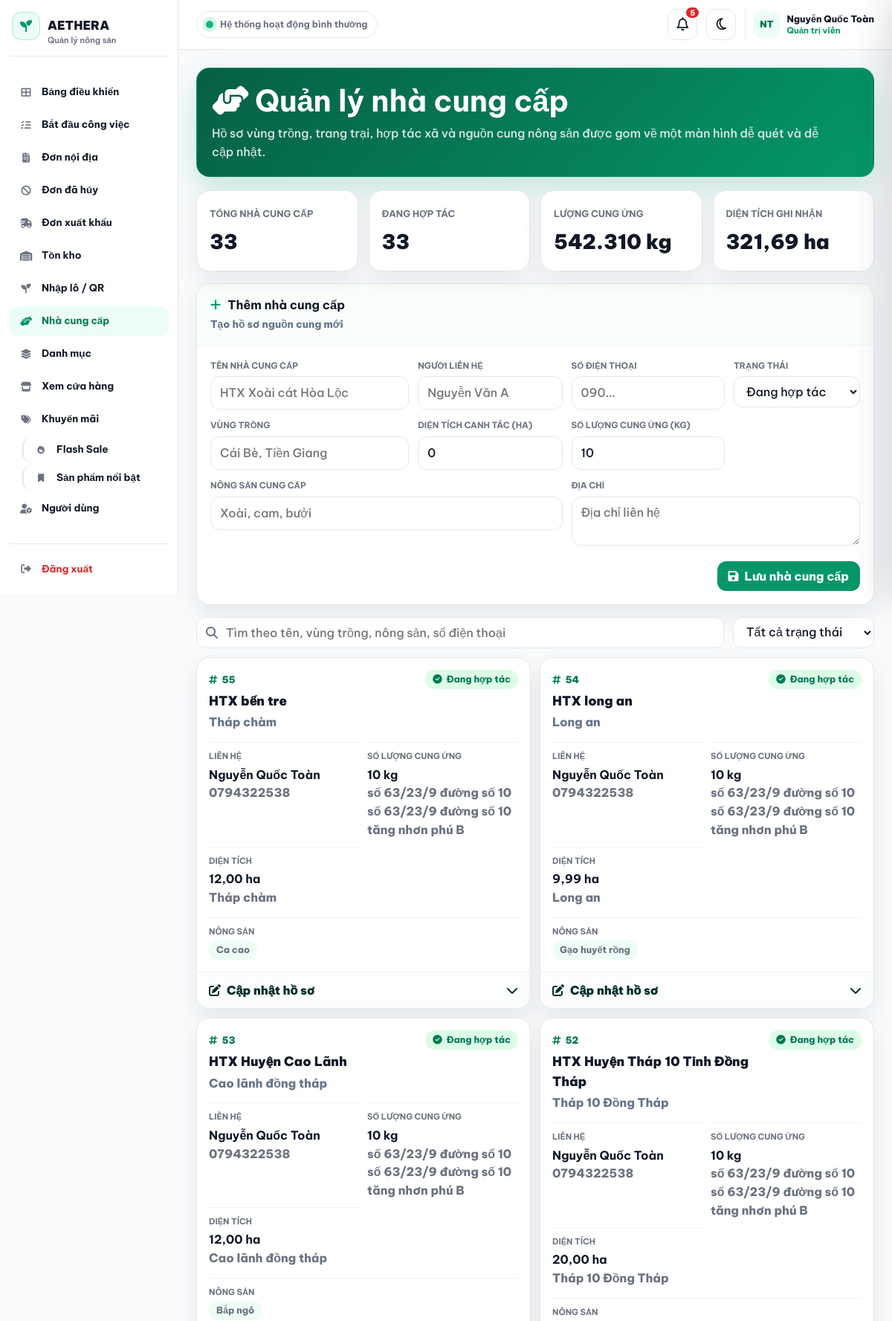
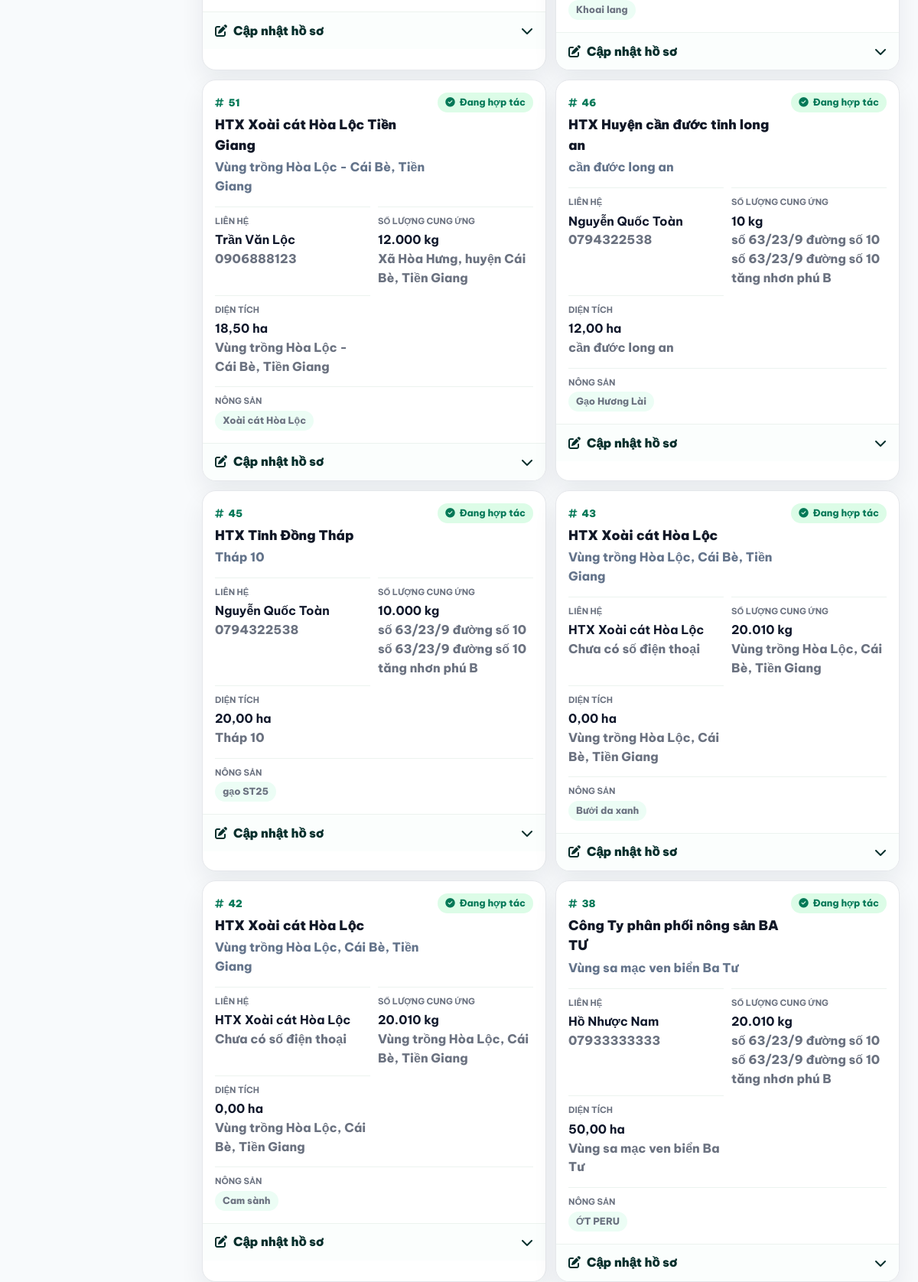
The app's page /admin/suppliers (signed in, upper part) with its own data (2 pictures, top to bottom).
### tables this page shows
CREATE TABLE `supplier` (
  `id` int NOT NULL AUTO_INCREMENT,
  `name` varchar(255) DEFAULT NULL,
  `phone` varchar(50) DEFAULT NULL,
  `address` text,
  `contact_person` varchar(150) DEFAULT NULL,
  `farm_location` varchar(255) DEFAULT NULL,
  `cultivation_area` decimal(10,2) DEFAULT '0.00',
  `products` text,
  `supply_quantity_kg` decimal(12,2) DEFAULT '10.00',
  `status` varchar(30) DEFAULT 'active',
  `created_at` timestamp NULL DEFAULT CURRENT_TIMESTAMP,
  PRIMARY KEY (`id`)
);

### app/views/admin/suppliers.php (the view, shortened to what the rows shown need)
<?php
$suppliers = $suppliers ?? [];
function supplierStatusMeta($status): array
{
    return match ($status ?? 'active') {
        'pending' => ['Chờ duyệt', 'pending', 'fa-clock'],
        'inactive' => ['Tạm ngưng', 'inactive', 'fa-circle-pause'],
        default => ['Đang hợp tác', 'active', 'fa-circle-check'],
    };
}
function supplierValue($value, string $fallback = 'Chưa cập nhật'): string
{
    $value = trim((string)($value ?? ''));
    return $value !== '' ? $value : $fallback;
}
?>
<div class="supplier-page">
    <div class="supplier-head">
        <div class="supplier-hero">
            <div>
                <h1><i class="fa-solid fa-handshake-angle me-2"></i>Quản lý nhà cung cấp</h1>
            </div>
        </div>
    </div>
    <section class="supplier-list" id="supplierList">
        <?php foreach ($suppliers as $supplier): ?>
            <?php
                [$statusLabel, $statusClass, $statusIcon] = supplierStatusMeta($supplier->status ?? 'active');
                $products = array_values(array_filter(array_map('trim', preg_split('/[,;\\n]+/', (string)($supplier->products ?? '')))));
                $searchText = strtolower(trim(implode(' ', [
                    $supplier->name ?? '',
                    $supplier->phone ?? '',
                    $supplier->contact_person ?? '',
                    $supplier->farm_location ?? '',
                    $supplier->address ?? '',
                    $supplier->products ?? '',
                    $supplier->supply_quantity_kg ?? '',
                ])));
            ?>
            <article class="supplier-card" data-status="<?= htmlspecialchars($supplier->status ?? 'active') ?>" data-search="<?= htmlspecialchars($searchText) ?>">
                <div class="supplier-card-main">
                    <div class="supplier-title-row">
                        <div>
                            <span class="supplier-id"><i class="fa-solid fa-hashtag"></i><?= (int)$supplier->id ?></span>
                            <div class="supplier-title"><?= htmlspecialchars(supplierValue($supplier->name ?? '', 'Nhà cung cấp chưa đặt tên')) ?></div>
                            <div class="supplier-subtitle"><?= htmlspecialchars(supplierValue($supplier->farm_location ?? $supplier->address ?? '', 'Chưa cập nhật vùng trồng')) ?></div>
                        </div>
                        <span class="status-pill <?= htmlspecialchars($statusClass) ?>"><i class="fa-solid <?= htmlspecialchars($statusIcon) ?>"></i><?= htmlspecialchars($statusLabel) ?></span>
                    </div>
                    <div class="supplier-info-grid">
                        <div class="supplier-info">
                            <small>Liên hệ</small>
                            <strong><?= htmlspecialchars(supplierValue($supplier->contact_person ?? '', 'Chưa có người liên hệ')) ?></strong>
                            <span><?= htmlspecialchars(supplierValue($supplier->phone ?? '', 'Chưa có số điện thoại')) ?></span>
                        </div>
                        <div class="supplier-info">
                            <small>Số lượng cung ứng</small>
                            <strong><?= number_format((float)($supplier->supply_quantity_kg ?? 0), 0, ',', '.') ?> kg</strong>
                            <span><?= htmlspecialchars(supplierValue($supplier->address ?? '', 'Chưa cập nhật địa chỉ')) ?></span>
                        </div>
                        <div class="supplier-info">
                            <small>Diện tích</small>
                            <strong><?= number_format((float)($supplier->cultivation_area ?? 0), 2, ',', '.') ?> ha</strong>
                            <span><?= htmlspecialchars(supplierValue($supplier->farm_location ?? '', 'Chưa cập nhật vùng trồng')) ?></span>
                        </div>
                    </div>
                    <div class="supplier-info">
                        <small>Nông sản</small>
                        <?php if ($products): ?>
                            <div class="product-tags">
                                <?php foreach (array_slice($products, 0, 4) as $product): ?>
                                    <span class="product-tag"><?= htmlspecialchars($product) ?></span>
                                <?php endforeach; ?>
                            </div>
                        <?php else: ?>
                            <strong>Chưa cập nhật nông sản</strong>
                        <?php endif; ?>
                    </div>
                </div>
                <details class="supplier-edit">
                    <summary>
                        <span><i class="fa-solid fa-pen-to-square me-2"></i>Cập nhật hồ sơ</span>
                        <i class="fa-solid fa-chevron-down supplier-caret"></i>
                    </summary>
                </details>
            </article>
        <?php endforeach; ?>
    </section>
</div>

### records on screen
supplier: id "55", name "HTX bến tre", farm_location "Tháp chàm", statusLabel "Đang hợp tác", contact_person "Nguyễn Quốc Toàn", phone "0794322538", supply_quantity_kg "10", address "số 63/23/9 đường số 10 số 63/23/9 đường số 10 tăng nhơn phú B", cultivation_area "12,00", products "Ca cao"
supplier: id "54", name "HTX long an", farm_location "Long an", statusLabel "Đang hợp tác", contact_person "Nguyễn Quốc Toàn", phone "0794322538", supply_quantity_kg "10", address "số 63/23/9 đường số 10 số 63/23/9 đường số 10 tăng nhơn phú B", cultivation_area "9,99", products "Gạo huyết rồng"
supplier: id "53", name "HTX Huyện Cao Lãnh", farm_location "Cao lãnh đồng tháp", statusLabel "Đang hợp tác", contact_person "Nguyễn Quốc Toàn", phone "0794322538", supply_quantity_kg "10", address "số 63/23/9 đường số 10 số 63/23/9 đường số 10 tăng nhơn phú B", cultivation_area "12,00", products "Bắp ngô"
supplier: id "52", name "HTX Huyện Tháp 10 Tỉnh Đồng Tháp", farm_location "Tháp 10 Đồng Tháp", statusLabel "Đang hợp tác", contact_person "Nguyễn Quốc Toàn", phone "0794322538", supply_quantity_kg "10", address "số 63/23/9 đường số 10 số 63/23/9 đường số 10 tăng nhơn phú B", cultivation_area "20,00", products "Khoai lang"
supplier: id "51", name "HTX Xoài cát Hòa Lộc Tiền Giang", farm_location "Vùng trồng Hòa Lộc - Cái Bè, Tiền Giang", statusLabel "Đang hợp tác", contact_person "Trần Văn Lộc", phone "0906888123", supply_quantity_kg "12.000", address "Xã Hòa Hưng, huyện Cái Bè, Tiền Giang", cultivation_area "18,50", products "Xoài cát Hòa Lộc"
supplier: id "46", name "HTX Huyện cần đước tỉnh long an", farm_location "cần đước long an", statusLabel "Đang hợp tác", contact_person "Nguyễn Quốc Toàn", phone "0794322538", supply_quantity_kg "10", address "số 63/23/9 đường số 10 số 63/23/9 đường số 10 tăng nhơn phú B", cultivation_area "12,00", products "Gạo Hương Lài"
supplier: id "45", name "HTX Tỉnh Đồng Tháp", farm_location "Tháp 10", statusLabel "Đang hợp tác", contact_person "Nguyễn Quốc Toàn", phone "0794322538", supply_quantity_kg "10.000", address "số 63/23/9 đường số 10 số 63/23/9 đường số 10 tăng nhơn phú B", cultivation_area "20,00", products "gạo ST25"
supplier: id "43", name "HTX Xoài cát Hòa Lộc", farm_location "Vùng trồng Hòa Lộc, Cái Bè, Tiền Giang", statusLabel "Đang hợp tác", contact_person "HTX Xoài cát Hòa Lộc", phone "Chưa có số điện thoại", supply_quantity_kg "20.010", address "Vùng trồng Hòa Lộc, Cái Bè, Tiền Giang", cultivation_area "0,00", products "Bưởi da xanh"
supplier: id "42", name "HTX Xoài cát Hòa Lộc", farm_location "Vùng trồng Hòa Lộc, Cái Bè, Tiền Giang", statusLabel "Đang hợp tác", contact_person "HTX Xoài cát Hòa Lộc", phone "Chưa có số điện thoại", supply_quantity_kg "20.010", address "Vùng trồng Hòa Lộc, Cái Bè, Tiền Giang", cultivation_area "0,00", products "Cam sành"
supplier: id "38", name "Công Ty phân phối nông sản BA TƯ", farm_location "Vùng sa mạc ven biển Ba Tư", statusLabel "Đang hợp tác", contact_person "Hồ Nhược Nam", phone "07933333333", supply_quantity_kg "20.010", address "số 63/23/9 đường số 10 số 63/23/9 đường số 10 tăng nhơn phú B", cultivation_area "50,00", products "ỚT PERU"

### other values on screen
$item['label'] "Bảng điều khiển"
$item['label'] "Bắt đầu công việc"
$item['label'] "Đơn nội địa"
$item['label'] "Đơn đã hủy"
$item['label'] "Đơn xuất khẩu"
$item['label'] "Tồn kho"
$item['label'] "Nhập lô / QR"
$item['label'] "Nhà cung cấp"
$item['label'] "Danh mục"
$item['label'] "Xem cửa hàng"
$item['label'] "Khuyến mãi"
$item['label'] "Flash Sale"
$item['label'] "Sản phẩm nổi bật"
$item['label'] "Người dùng"
$adminNotificationTotal "5"
